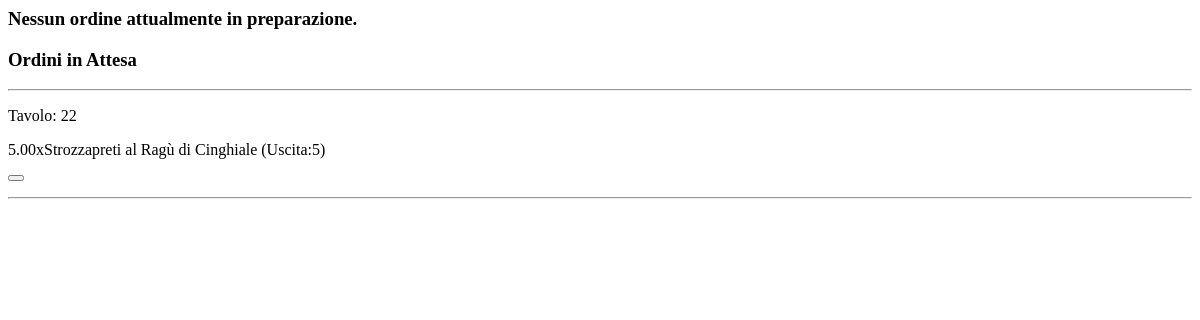
The page /cucina/contenutoCucina (signed in) on the database as committed earlier.
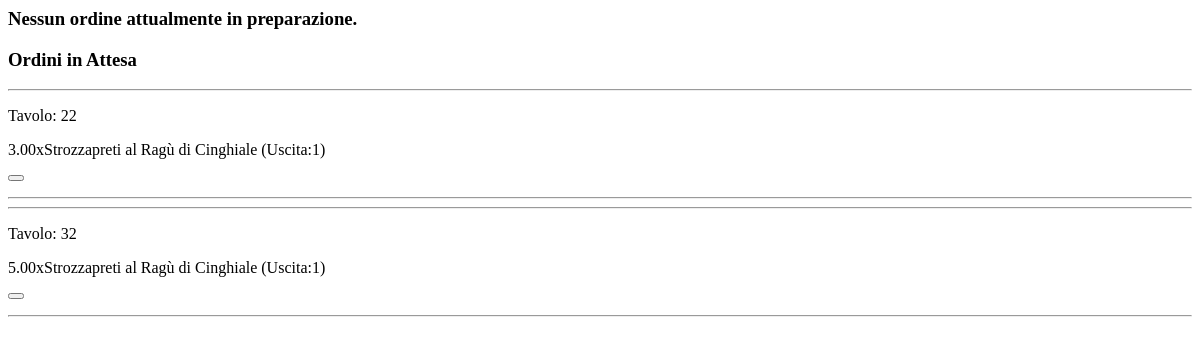
The same page on the database as committed later.
### gestioneSala/models.py (models this page shows)
class ComponenteOrdine(models.Model):
    idOrdine = models.ForeignKey(Ordine, on_delete=CASCADE)
    idPiatto = models.ForeignKey(Piatto, on_delete=CASCADE)
    quantita = models.DecimalField(max_digits = 5, decimal_places = 2, validators=[MinValueValidator(0)])
    uscita = models.IntegerField(validators=[MinValueValidator(0)])
    variazioni = models.CharField(max_length=100, blank=True)
    stato = models.ForeignKey(Stato, on_delete=CASCADE)
    priorita = models.IntegerField(default=0, validators=[MinValueValidator(0)])
    class Meta:
        verbose_name = 'ComponenteOrdine'
        verbose_name_plural = 'ComponentiOrdini'

class Ordine(models.Model):
    idTavolo = models.ForeignKey(Tavolo, on_delete=CASCADE)
    uscitaAttuale = models.IntegerField(validators=[MinValueValidator(0)])
    orario = models.TimeField()
    class Meta:
        verbose_name = 'Ordine'
        verbose_name_plural = 'Ordini'

class Tavolo(models.Model):
    nome = models.CharField(max_length=50)
    idSala = models.ForeignKey(Sala, on_delete=CASCADE)
    inGestione = models.BooleanField(default=False)
    def __str__(self):
        return self.nome
    class Meta:
        verbose_name = 'Tavolo'
        verbose_name_plural = 'Tavoli'

### gestioneMenu/models.py (models this page shows)
class Piatto(models.Model):
    nome = models.CharField(max_length=200)
    idCategoria = ForeignKey(Categoria, on_delete=CASCADE)
    tempoPreparazione = models.DecimalField(max_digits=15,decimal_places=2,validators=[MinValueValidator(0)])
    tempoCottura = models.DecimalField(max_digits=15,decimal_places=2,validators=[MinValueValidator(0)])
    def __str__(self):
        return self.nome
    class Meta:
        verbose_name = 'Piatto'
        verbose_name_plural = 'Piatti'

### gestioneCucina/views.py (the view)
# urls.py: path('contenutoCucina', views.contenutoCucina, name='contenutoCucina'),
@login_required
def contenutoCucina(request):
    ordini = Ordine.objects.all().order_by('orario')
    componentiInAttesa = []
    componentiInPreparazione = []
    ordiniInPreparazione = []
    if ordini.count() > 0:
        orarioPrimoOrdine = datetime.strptime(str(ordini.first().orario), '%H:%M:%S.%f')
        componentiInAttesa = ComponenteOrdine.objects.filter(stato = Stato.objects.get(id = 1))
        componentiInPreparazione = ComponenteOrdine.objects.filter(stato = Stato.objects.get(id = 2))
        for componente in componentiInAttesa:
            orarioOrdine = datetime.strptime(str(ordini.get(id = componente.idOrdine.id).orario), '%H:%M:%S.%f')
            componente.priorita = (1 + (orarioPrimoOrdine - orarioOrdine).total_seconds() ) * componente.uscita
        componentiInAttesa.order_by('priorita')
    for componente in componentiInPreparazione:
        if(not ordiniInPreparazione.__contains__(componente.idOrdine) ):
            ordiniInPreparazione.append(componente.idOrdine)
    return render(request, 'contenutoCucina.html', {'ordiniinpreparazione':ordiniInPreparazione, 'componentiinpreparazione':componentiInPreparazione, 'componentiinattesa':componentiInAttesa})

### gestioneCucina/templates/contenutoCucina.html (shortened to what this page needs)
<div class="row">
    <div class="col-sm-11 col-md-8 ordiniPreparazione">
        {% if ordiniinpreparazione %}
        <h3>Ordini in preparazione</h3>
        {% for ordine in ordiniinpreparazione %}
        <div class="col-sm-11 col-md-3 ordine">
            <p>Tavolo: {{ordine.idTavolo}}</p>
            <hr>
            {% for componente in componentiinpreparazione %}
            <div class="row">
                <p class="col-10">{{componente.quantita}} x {{componente.idPiatto}} (Uscita: {{componente.uscita}})</p>
                <form hx-post="{% url 'componenteServito' %}" hx-target="#divNotifica" class="col-2">
                    <input type="hidden" value="{{componente.id}}" name="idComponente">
                    {% csrf_token %}
                    <button type="submit" class="buttonSubmit"><i class="fas fa-share"></i></button>
                </form>
                {% if componente.variazioni %}
                <p class="col-10">Variazioni: {{componente.variazioni}}</p>
                {% endif %}
            </div>
            <hr>
            {% endfor %}
        </div>
        {% endfor %}
        {% else %}
        <div class="centrato">
            <h3>Nessun ordine attualmente in preparazione.</h3>
        </div>
        {%endif%}
    </div>
    <div class="col-sm-12 col-md-3 ordiniAttesa">
        {% if componentiinattesa %}
        <h3>Ordini in Attesa</h3>
        {% for componente in componentiinattesa %}
            <hr>
            <div class="row">
                <p class="col-10">Tavolo: {{componente.idOrdine.idTavolo}}</p>
                <p class="col-10">{{componente.quantita}}x{{componente.idPiatto}} (Uscita:{{componente.uscita}})</p>
                <form hx-post="{% url 'inizioPreparazioneComponente' %}" hx-target="#divNotifica" class="col-2">
                    <button type="submit" class="buttonSubmit"></button>
                </form>
            </div>
            <hr>
        {% endfor %}
        {% else %}
        <div class="centrato">
            <h3>Nessun ordine in attesa.</h3>
        </div>
        {% endif %}
    </div>
</div>

Rows that differ between the two databases and show on the page:
removed ComponenteOrdine: idOrdine.idTavolo "22", quantita "5.00", idPiatto "Strozzapreti al Ragù di Cinghiale", uscita "5"
added ComponenteOrdine: idOrdine.idTavolo "22", quantita "3.00", idPiatto "Strozzapreti al Ragù di Cinghiale", uscita "1"
added ComponenteOrdine: idOrdine.idTavolo "32", quantita "5.00", idPiatto "Strozzapreti al Ragù di Cinghiale", uscita "1"
